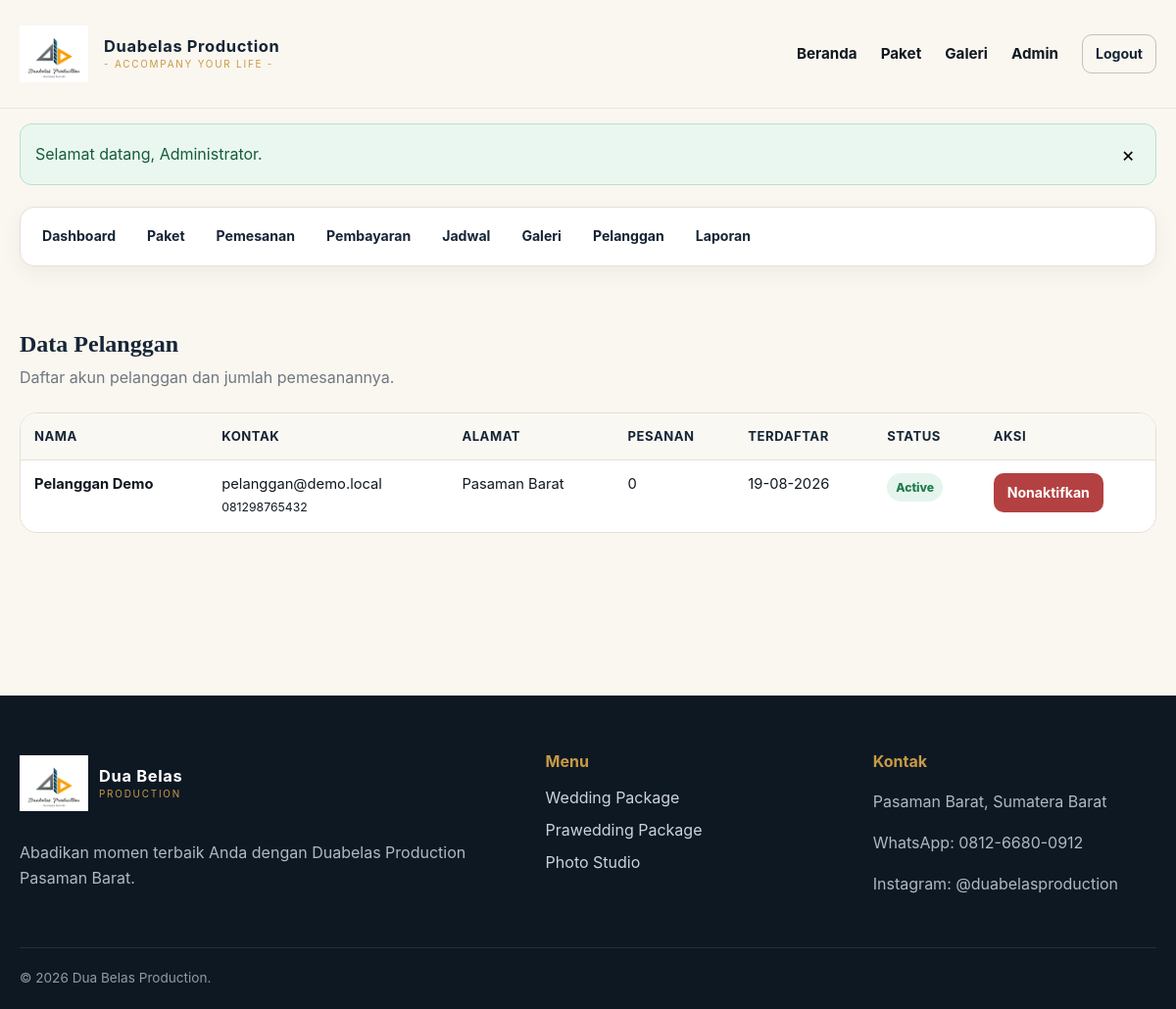
The page /admin/customers.php (signed in) on the database its author committed.
### tables this page shows
CREATE TABLE IF NOT EXISTS users (
    id INT UNSIGNED AUTO_INCREMENT PRIMARY KEY,
    name VARCHAR(120) NOT NULL,
    email VARCHAR(150) NOT NULL UNIQUE,
    phone VARCHAR(25) DEFAULT NULL,
    address TEXT DEFAULT NULL,
    password VARCHAR(255) NOT NULL,
    role ENUM('admin','customer') NOT NULL DEFAULT 'customer',
    status ENUM('active','inactive') NOT NULL DEFAULT 'active',
    created_at TIMESTAMP DEFAULT CURRENT_TIMESTAMP,
    updated_at TIMESTAMP DEFAULT CURRENT_TIMESTAMP ON UPDATE CURRENT_TIMESTAMP
);

### config/app.php (called while the page is built, shortened)
<?php
function e(?string $value): string
{
    return htmlspecialchars((string) $value, ENT_QUOTES, 'UTF-8');
}
function status_class(string $status): string
{
    return match ($status) {
        'confirmed', 'completed', 'verified', 'active' => 'success',
        'cancelled', 'rejected', 'inactive' => 'danger',
        'payment_review', 'pending' => 'warning',
        default => 'info',
    };
}

### admin/customers.php (the view, shortened to what this page needs)
<?php
require_once __DIR__.'/../config/database.php';require_once __DIR__.'/../includes/auth.php';require_role('admin');
$rows=$pdo->query("SELECT u.*,(SELECT COUNT(*) FROM bookings b WHERE b.user_id=u.id) booking_count FROM users u WHERE role='customer' ORDER BY u.created_at DESC")->fetchAll();$pageTitle='Data Pelanggan';require __DIR__.'/../includes/header.php';require __DIR__.'/../includes/admin_nav.php';
?>
<section class="section" style="padding-top:30px"><div class="container"><div class="dashboard-head"><div><h1>Data Pelanggan</h1><p>Daftar akun pelanggan dan jumlah pemesanannya.</p></div></div><div class="panel"><div class="table-wrap"><table><thead><tr><th>Nama</th><th>Kontak</th><th>Alamat</th><th>Pesanan</th><th>Terdaftar</th><th>Status</th><th>Aksi</th></tr></thead><tbody><?php if(!$rows): ?><tr><td colspan="7" class="empty">Belum ada pelanggan.</td></tr><?php else: foreach($rows as $r): ?><tr><td><strong><?= e($r['name']) ?></strong></td><td><?= e($r['email']) ?><br><small><?= e($r['phone']) ?></small></td><td><?= e($r['address']) ?></td><td><?= (int)$r['booking_count'] ?></td><td><?= date('d-m-Y',strtotime($r['created_at'])) ?></td><td><span class="badge badge-<?= status_class($r['status']) ?>"><?= e(ucfirst($r['status'])) ?></span></td><td><form method="post"><input type="hidden" name="csrf_token" value="<?= e(csrf_token()) ?>"><input type="hidden" name="id" value="<?= (int)$r['id'] ?>"><input type="hidden" name="status" value="<?= $r['status']==='active'?'inactive':'active' ?>"><button class="btn <?= $r['status']==='active'?'btn-danger':'btn-success' ?> btn-sm" data-confirm="Ubah status akun pelanggan?" type="submit"><?= $r['status']==='active'?'Nonaktifkan':'Aktifkan' ?></button></form></td></tr><?php endforeach; endif; ?></tbody></table></div></div></div></section>
<?php require __DIR__.'/../includes/footer.php'; ?>

### assets/css/style.css (style rules this page uses)
:root { --ink: #101820; --navy: #162536; --navy-2: #22384f; --gold: #c79a45; --gold-soft: #f3e6c8; --cream: #faf7f0; --paper: #ffffff; --muted: #6f7780; --line: #e4e0d8; --success: #1f7a4d; --danger: #b44141; --warning: #a66a12; --info: #316b8f; --shadow: 0 18px 45px rgba(16, 24, 32, .10); --radius: 18px; }
* { box-sizing: border-box; }
html { scroll-behavior: smooth; }
body { margin: 0; font-family: Inter, ui-sans-serif, system-ui, -apple-system, BlinkMacSystemFont, "Segoe UI", sans-serif; color: var(--ink); background: var(--cream); line-height: 1.6; }
button, input, textarea, select { font: inherit; }
.container { width: min(1160px, calc(100% - 32px)); margin-inline: auto; }
.btn { display: inline-flex; align-items: center; justify-content: center; gap: 8px; border: 1px solid transparent; border-radius: 12px; padding: 12px 18px; font-weight: 750; cursor: pointer; transition: transform .18s ease, box-shadow .18s ease, background .18s ease; }
.btn-danger { background: var(--danger); color: #fff; }
.btn-sm { padding: 8px 13px; border-radius: 10px; font-size: .88rem; }
.section { padding: 76px 0; }
.dashboard-head { display: flex; justify-content: space-between; align-items: end; gap: 20px; margin: 30px 0 22px; }
.dashboard-head h1 { color: var(--navy); margin: 0; font-family: Georgia, "Times New Roman", serif; }
.dashboard-head p { margin: 3px 0 0; color: var(--muted); }
.panel { background: #fff; border: 1px solid var(--line); border-radius: var(--radius); margin: 20px 0; overflow: hidden; }
.table-wrap { overflow-x: auto; }
table { width: 100%; border-collapse: collapse; background: #fff; }
th, td { padding: 13px 14px; text-align: left; border-bottom: 1px solid var(--line); vertical-align: top; }
th { color: var(--navy); background: #faf8f3; font-size: .82rem; text-transform: uppercase; letter-spacing: .04em; }
td { font-size: .92rem; }
tr:last-child td { border-bottom: 0; }
.badge { display: inline-flex; align-items: center; border-radius: 999px; padding: 5px 9px; font-size: .76rem; font-weight: 800; white-space: nowrap; }
.badge-success { background: #e5f5ed; color: var(--success); }

### rows shown on the page
users: name "Pelanggan Demo", email "pelanggan@demo.local", phone "081298765432", address "Pasaman Barat", booking_count "0", created_at "19-08-2026", status "Active", shows "Nonaktifkan"

### other values the page prints
$flashMessage['message'] "Selamat datang, Administrator."
$label "Dashboard"
$label "Paket"
$label "Pemesanan"
$label "Pembayaran"
$label "Jadwal"
$label "Galeri"
$label "Pelanggan"
$label "Laporan"
